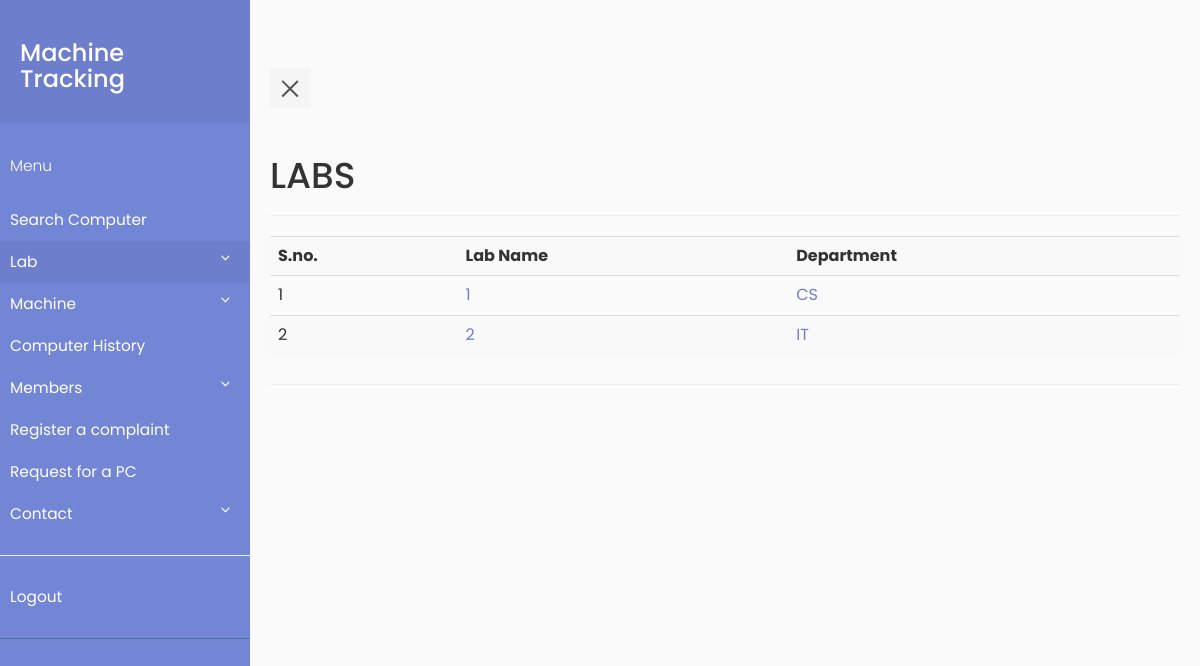
The app's page /MachineTracking/viewlab.php (signed in) with its own data.
### tables this page shows
CREATE TABLE `lab` (
  `lab_id` int(11) NOT NULL,
  `name` varchar(20) DEFAULT NULL,
  `department` varchar(40) DEFAULT NULL
);

### MachineTracking/viewlab.php (the view, shortened to what this page needs)
<?php
    require_once "pdo.php";
?>
<html>
<head>
    <link rel="stylesheet" type="text/css" href="https://maxcdn.bootstrapcdn.com/bootstrap/3.3.7/css/bootstrap.min.css" >
    <link rel="stylesheet" type="text/css" href="style5.css">
</head>
<body>
                  <div class="wrapper">
       <?php include "navbar.php" ;?>
    <div class="container-fluid row" id="container">
    <div class="page-header">
    <h1>LABS</h1>
    </div>
    <?php
        $stmtcnt = $pdo->query("SELECT COUNT(*) FROM lab");
        $row = $stmtcnt->fetch(PDO::FETCH_ASSOC);
        if($row['COUNT(*)']!=='0')
        {
            $i=1;
            $stmtread = $pdo->query("SELECT * FROM lab order by name");
            echo ("<table class=\"table table-striped\">
                <tr> <th>S.no.</th><th>Lab Name</th><th>Department</th> </tr>");
            while ( $row = $stmtread->fetch(PDO::FETCH_ASSOC) )
            {
                echo ("<tr>");
                echo ("<td>");
                echo($i);
                echo("</td>");
                echo ("<td>");
                echo ("<a class='link-black' href='viewpcbylab.php?lab=".$row['lab_id'])."'>";
                echo (htmlentities($row['name']));
                echo ("</a>");
                echo ("</td>");
                echo ("<td>");
                echo ("<a class='link-black' href='viewpcbydept.php?dept=".$row['department'])."'>";
                echo (htmlentities($row['department']));
                echo ("</a>");
                echo ("</td>");
                $i++;
            }
            echo('</table>');
        }
    ?>
    </div>
</div>
</body>
</html>

### MachineTracking/style5.css (style rules this page uses)
body { font-family: 'Poppins', sans-serif; background: #fafafa; }
a, a:hover, a:focus { color: inherit; text-decoration: none; transition: all 0.3s; }
.wrapper { display: flex; align-items: stretch; perspective: 1500px; }
a:link { text-decoration: none; color:white; }
a.link-black { color: #6d7fcc; }

### records on screen
lab: name "1", department "CS"
lab: name "2", department "IT"
